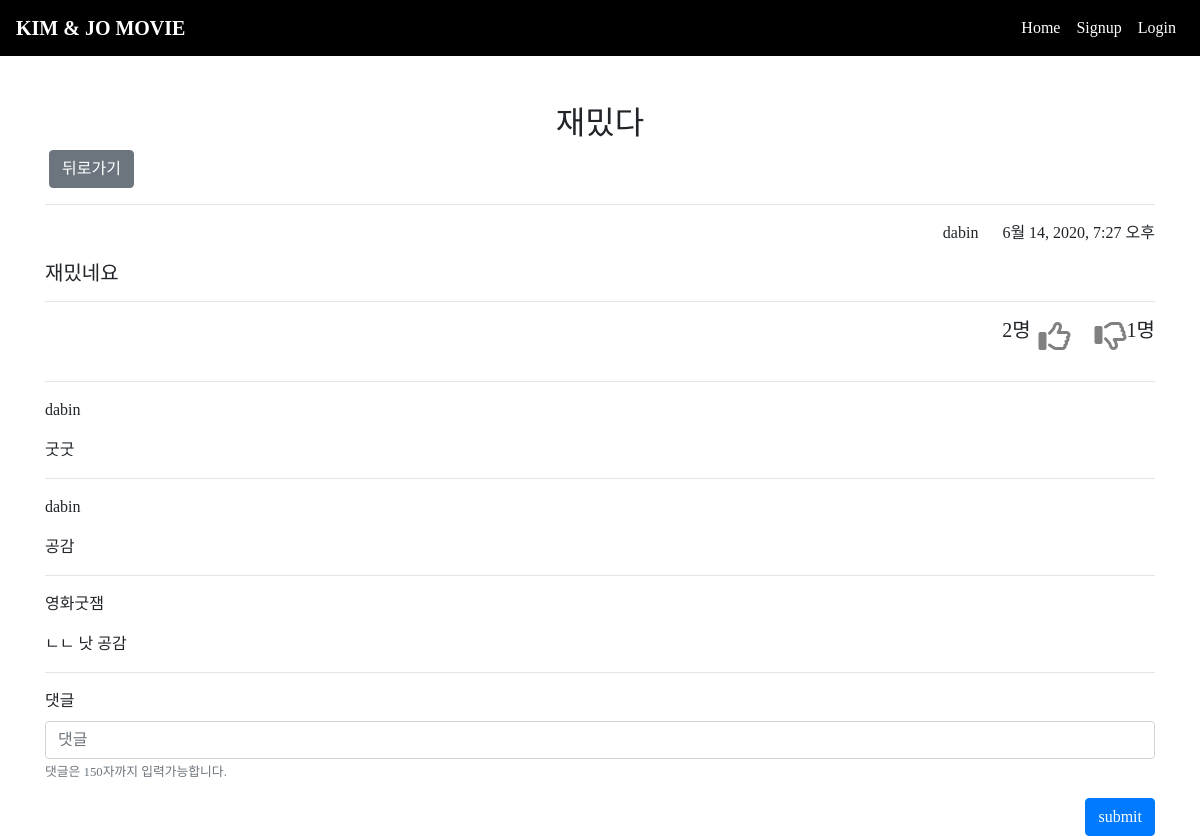
Page /movies/11/1/ on the committed database.
### movies/models.py (models this page shows)
class Review(models.Model):
    title = models.CharField(max_length=30)
    content = models.TextField()
    rank = models.IntegerField()
    created_at = models.DateTimeField(auto_now_add=True)
    updated_at = models.DateTimeField(auto_now=True)
    user = models.ForeignKey(settings.AUTH_USER_MODEL, on_delete=models.CASCADE)
    movie = models.ForeignKey(Movie, on_delete=models.CASCADE)
    like_users = models.ManyToManyField(settings.AUTH_USER_MODEL, related_name = 'like_reviews')
    hate_users = models.ManyToManyField(settings.AUTH_USER_MODEL, related_name = 'hate_reviews')

class Comment(models.Model):
    content = models.CharField(max_length=150)
    review = models.ForeignKey(Review, on_delete=models.CASCADE)
    user = models.ForeignKey(settings.AUTH_USER_MODEL, on_delete=models.CASCADE)

### accounts/models.py (models this page shows)
class User(AbstractUser):
    age = models.IntegerField(default=10)
    gender = models.CharField(default="Male",  max_length=128)

### movies/views.py (the view)
# urls.py: path('<int:pk>/<int:review_pk>/', views.reviews_detail, name='reviews_detail'),
def reviews_detail(request, pk, review_pk):
    movie = get_object_or_404(Movie, pk=pk)
    review = get_object_or_404(Review, pk=review_pk)
    form = CommentForm()
    context = {
        'review' : review,
        'movie' : movie,
        'form' : form,
    }
    return render(request, 'movies/review_detail.html', context)

### movies/forms.py
class CommentForm(forms.ModelForm):
    class Meta:
        model = Comment
        fields = ['content']
        labels = {
            'content' : '댓글',
        }
        help_texts = {
            'content': '댓글은 150자까지 입력가능합니다.',
        }

### movies/templates/movies/review_detail.html (shortened to what this page needs)
{% extends 'base.html' %}
{% load bootstrap4 %}
{% block body %}
  <br>
  <h2 class='text-center'>{{ review.title }}</h2>
  <div class="d-flex justify-content-between">
    <a href="{%url 'movies:detail' movie.pk %}"><button class="btn btn-secondary mx-1">뒤로가기</button></a>
  </div>
  <hr>
  <div class="d-flex justify-content-end">
    <p class="mx-4">{{ review.user }} </p>
    <p>{{ review.created_at }}</p>
  </div>
  <h5>{{ review.content }}</h5>
  <hr>
  <div class="d-flex justify-content-end">
    <h5 class="mr-2 text-center">{{ review.like_users.all|length }}명</h5>
    {% if user not in review.like_users.all %}
      {% if user not in review.hate_users.all %}
      <h2>
        <a href="{% url 'movies:review_like' movie.pk review.pk %}"><i class="far fa-thumbs-up mr-4" style="color: gray;"></i></a>
      </h2>
      <h2>
        <a href="{% url 'movies:review_hate' movie.pk review.pk %}"><i class="far fa-thumbs-down" style="color: gray;" ></i></a>
      </h2>
      {%endif%}
    {%endif%}
    <h5>{{ review.hate_users.all|length }}명</h5>
  </div>
  <hr>
  {% for comment in review.comment_set.all %}
      <p>{{ comment.user }}</p>
      <p>{{ comment.content }}</p>
      <hr>
  {% endfor %}
  <form action="{%url 'movies:comment_create' movie.pk review.pk %}" method="POST">
    {% bootstrap_form form %}
    <div class="d-flex justify-content-end">
      <button class='btn btn-primary'>submit</button>
    </div>
  </form>
{% endblock %}

### templates/base.html (shortened to what this page needs)
<!doctype html>
<html lang="en">
  <head>
    <link rel="stylesheet" href="https://stackpath.bootstrapcdn.com/bootstrap/4.4.1/css/bootstrap.min.css">
    <link rel="stylesheet" href="https://cdnjs.cloudflare.com/ajax/libs/animate.css/3.7.2/animate.min.css">
  </head>
  <body>
      <nav class="navbar navbar-expand-lg d-flex justify-content-between" style="background-color: black;">
        <div>
        <a class="navbar-brand d-flex text-white mr-2 font-weight-bolder" href="{% url 'movies:index' %}">KIM & JO MOVIE</a>
        </div>
        <div class="collapse navbar-collapse d-flex justify-content-end" id="navbarNav">
          <ul class="navbar-nav d-flex align-items-center">
            <li class="nav-item">
              <a class="nav-link text-white" href="{% url 'movies:index' %}">Home</a>
            </li>
            {% if request.user.is_authenticated %}
              <li class="nav-item">
                <a class="nav-link text-white" href="{% url 'accounts:logout' %}">Logout</a>
              </li>
              <li class="nav-item">
                <a class="nav-link text-white" href="{% url 'movies:recommend2' %}">추천</a>
              </li>
            {% else %}
              <li class="nav-item">
                <a class="nav-link text-white" href="{% url 'accounts:signup' %}">Signup</a>
              </li>
              <li class="nav-item">
                <a class="nav-link text-white" href="{% url 'accounts:login' %}">Login</a>
              </li>
            {% endif %}
          </ul>
          </div>
        </nav>
    <br>
    <div class="container">
      {% block body %}
      {% endblock %}
    </div>
  </body>
</html>

### templates/base.html (style rules this page uses)
i { cursor: pointer; }
a { cursor: pointer; }
div { font-family: "Times New Roman", 'Noto Sans KR', sans-serif, Times, serif; }

### rows in the picture
Review: title "재밌다", user "dabin", created_at "6월 14, 2020, 7:27 오후", content "재밌네요", like_users.all|length "2", hate_users.all|length "1"
Comment: user "dabin", content "굿굿"
Comment: user "dabin", content "공감"
Comment: user "영화굿잼", content "ㄴㄴ 낫 공감"
